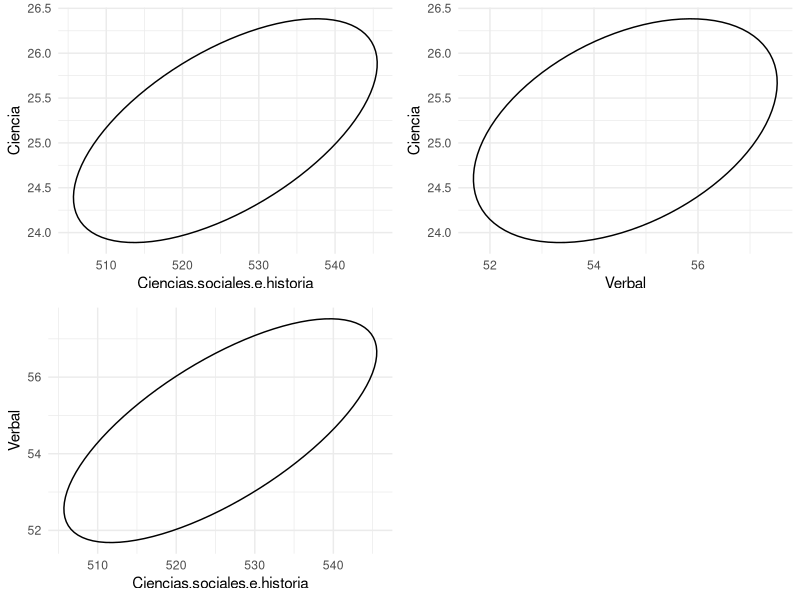
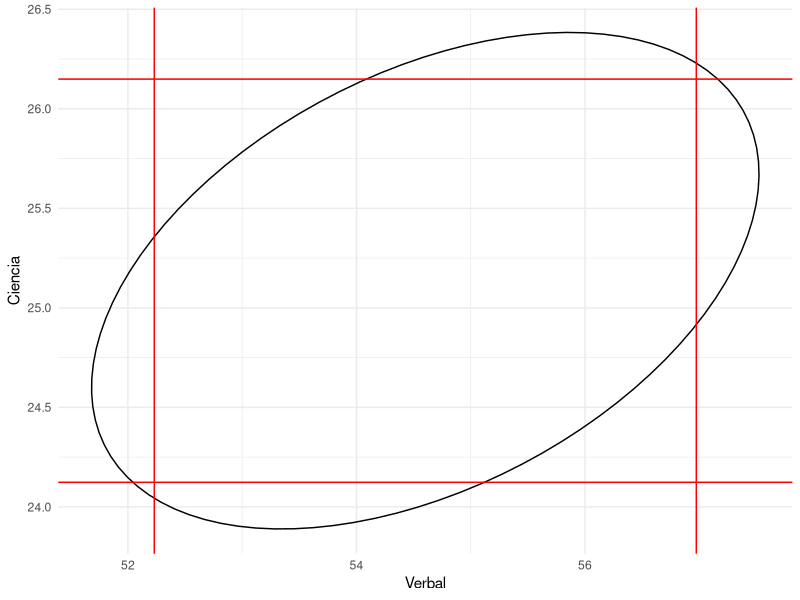
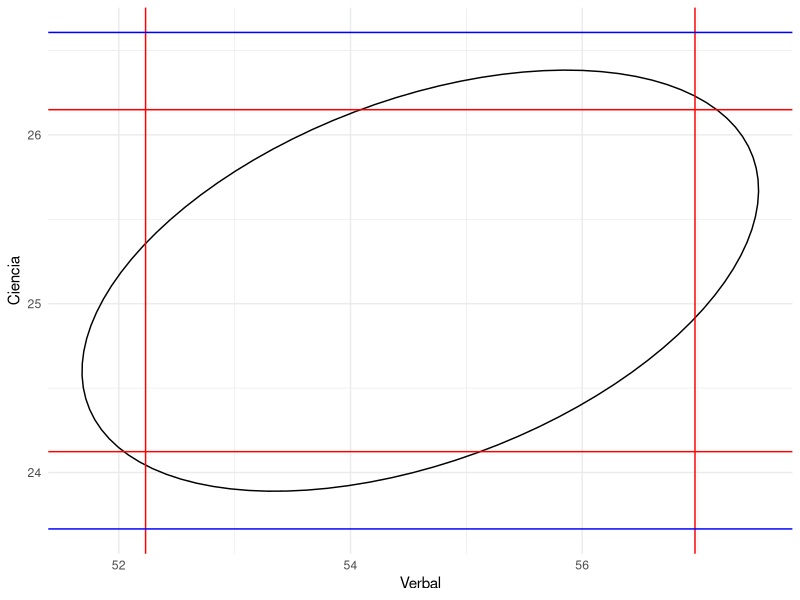
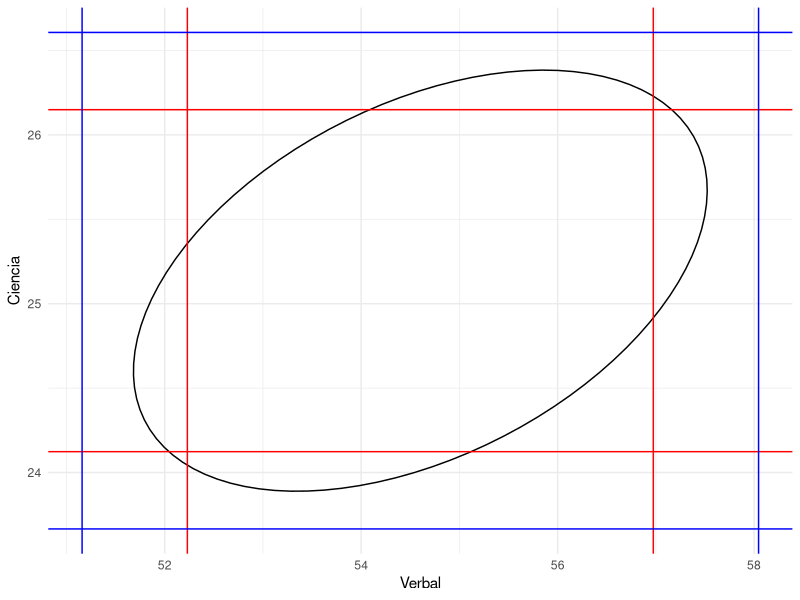
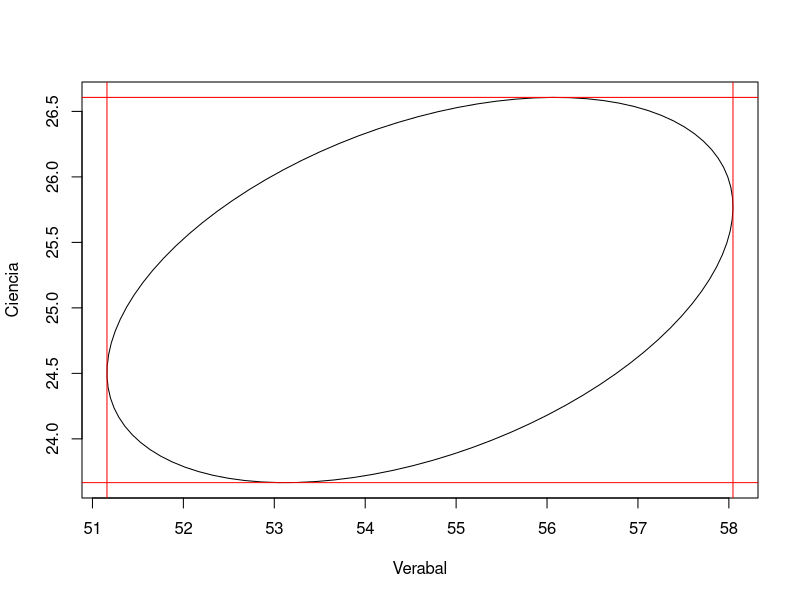

These figures' R source, in order:
library(ggplot2)
library(ggpubr)
library(gridExtra)
library(ggforce)


# El archivo college.csv contiene las puntuaciones de el examen de admisión a una universidad de
# 88 candidatos, las variables medidas fueron las puntuaciones obtenidas en 
# Ciencias sociales e Historia
# Verbal
# Ciencias

college <- read.csv("college.csv")
n <- 88
p <- 3

# estamos bajo el supuesto de normalidad multivariada
# µ1: El puntaje promedio poblacional en ciencias sociales e Historia
# µ2: El puntaje promedio poblacional en la prueba verbal.
# µ3: El puntaje promedio poblacional en la prueba de ciencias.

# queremos contruir IC para µ1, µ2 y µ3 de forma simultanea

# primero vamos a contruir las ellipses de confianza tomando las variables dos a dos

elipse1 <- ggplot(college, aes(Ciencias.sociales.e.historia, Verbal))+
  stat_conf_ellipse() + theme_minimal()

elipse2 <- ggplot(college, aes(Ciencias.sociales.e.historia, Ciencia))+
  stat_conf_ellipse() + theme_minimal()
  
elipse3 <- ggplot(college, aes(Verbal, Ciencia))+
  stat_conf_ellipse() + theme_minimal()

grid.arrange(elipse2,elipse3,elipse1, ncol=2)

# tomemos las puntuaciones de ciencia y verbal y construyamos el IC 
# de forma simultanea para ambas medias (µ2 y µ3)


# calculemos las estadísticas descriptivas de la muestra
xbar <- colMeans(college)
xbar
S <- cov(college)
S

# El IC t-student
# para Ciencias (µ3)

alpha <- 0.05
t <- qt(alpha/2, df=n-1, lower.tail = F)

LI_C <- as.numeric(xbar[3]-t*sqrt(S[3,3]/n))
LS_C <- as.numeric(xbar[3]+t*sqrt(S[3,3]/n))
cat(LI_C,LS_C)

# Para verbal

LI_V <- as.numeric(xbar[2] - t*sqrt(S[2,2]/n))
LS_V <- as.numeric(xbar[2]+t*sqrt(S[2,2]/n))

cat(LI_V,LS_V)


grafico1 <- ggplot(college, aes(Verbal, Ciencia))+
  stat_conf_ellipse() + theme_minimal() +
  geom_hline(yintercept=c(LI_C,LS_C), col="red") +
  geom_vline(xintercept =c(LI_V, LS_V), col="red")

grafico1
# Ahora construyamos los Intervalos de confianza T^2

# para Ciencias (µ3)

alpha <- 0.05
T2 <- p*(n-1)/(n-p)*qf(alpha, p, n-p, lower.tail = F) # Cuantil de la distribución T^2 de Hotelling  

LI_C_T <- as.numeric(xbar[3] - sqrt(T2)*sqrt(S[3,3]/n))
LS_C_T <- as.numeric(xbar[3] + sqrt(T2)*sqrt(S[3,3]/n))
cat(LI_C_T,LS_C_T)

grafico1+
  geom_hline(yintercept=c(LI_C_T,LS_C_T), col="blue") 


# para Verbal (µ2)

LI_V_T <- as.numeric(xbar[2] - sqrt(T2)*sqrt(S[2,2]/n))
LS_V_T <- as.numeric(xbar[2] + sqrt(T2)*sqrt(S[2,2]/n))

grafico1+
  geom_hline(yintercept = c(LI_C_T,LS_C_T), col="blue") +
  geom_vline(xintercept = c(LI_V_T,LS_V_T), col="blue")

# Ellipse a mano
c=sqrt((p*(n-1)/(n-p))*qf(0.05,p,n-p, lower.tail = F))

plot(ellipse::ellipse(S[2:3,2:3],centre=c(xbar[2],xbar[3]),t=c/sqrt(n)),
     type="l",xlab="Verabal",ylab="Ciencia")
abline(h=c(LI_C_T,LS_C_T), col="red")
abline(v=c(LI_V_T,LS_V_T), col="red")
